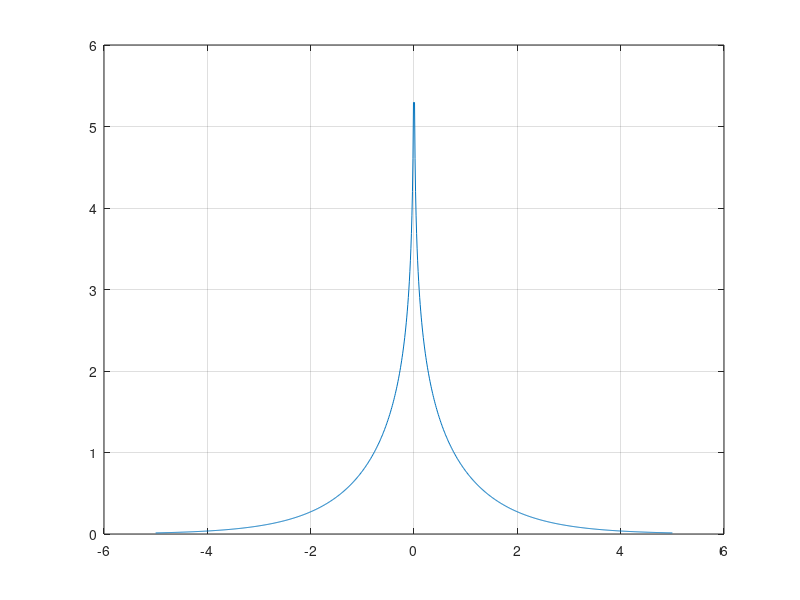

Write MATLAB code to recreate this figure. (Note: this script raises an error after producing the figure.)
clear all;
clc


f = @(x) abs(log(tanh(abs(x)/2)));
x=[-5:0.01:5];
plot(x,f(x));
grid on

%% this is just a experiment,we get positive vector to test min sum algorithm)
% some calculate for min-sum calculation
% r = 1+0.8*randn(1,3);

l=(2/(0.8^2))*r;

f = @(x) abs(log(tanh(abs(x)/2)));
L1ext = f(f(l(2))+f(l(3)));
L2ext = f(f(l(1))+f(l(3)));
L3ext = f(f(l(1))+f(l(2)));
